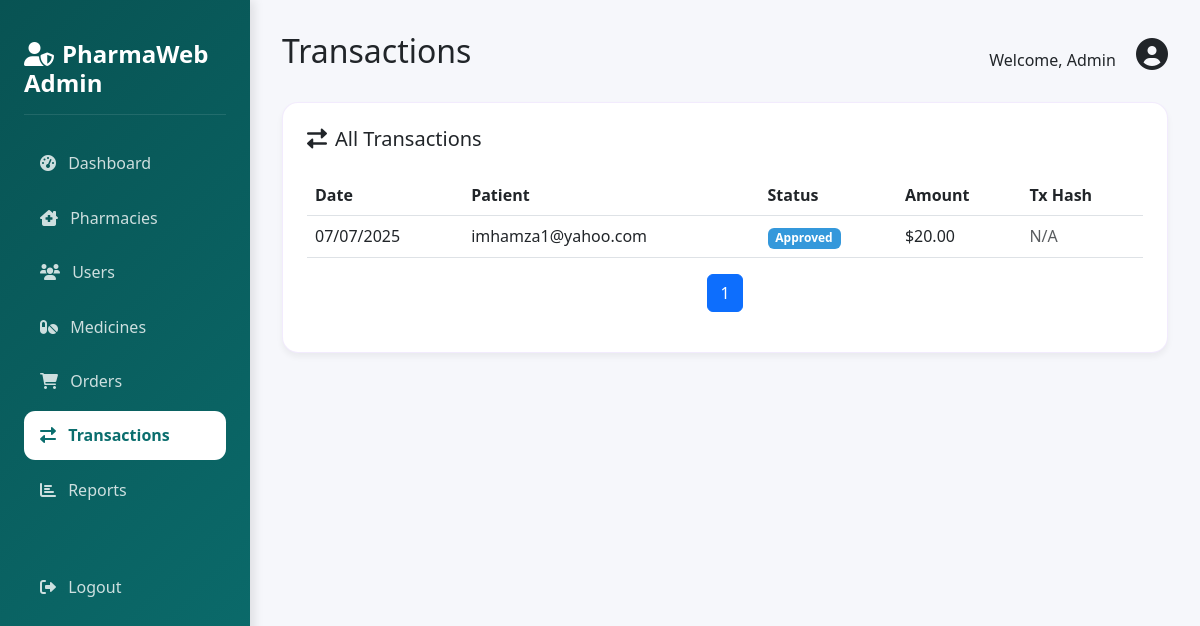
Page /admin/transactions.php (signed in) on the earlier database version.
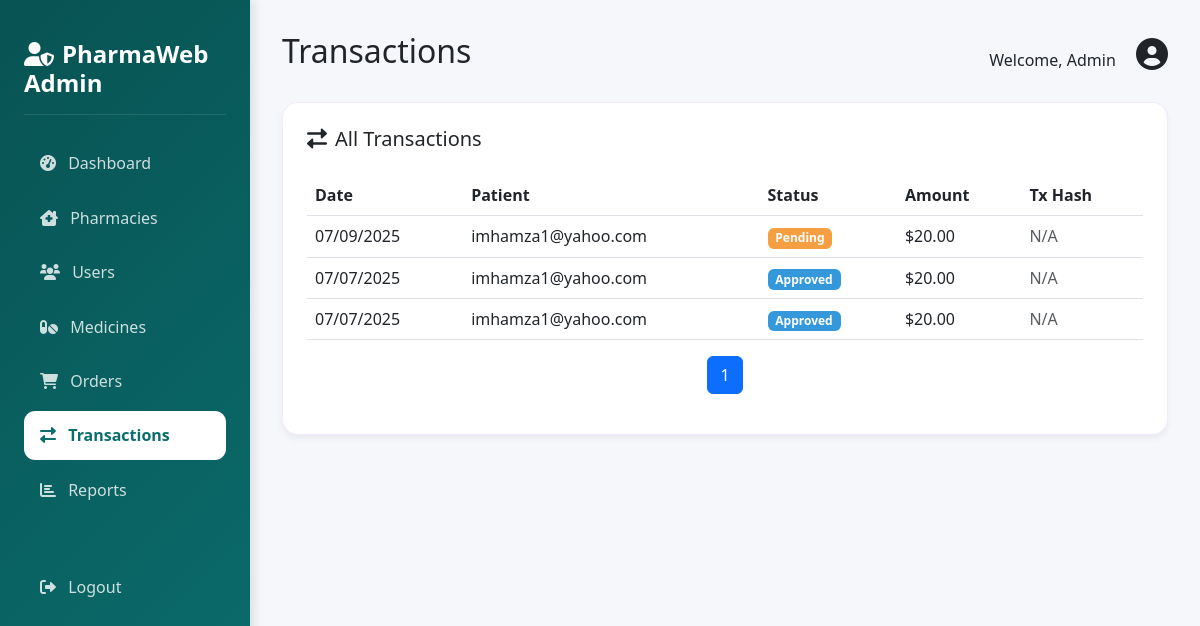
Same page on the later database version.
### tables this page shows
CREATE TABLE `orders` (
  `id` int(11) NOT NULL,
  `customer_id` int(11) DEFAULT NULL,
  `pharmacy_id` int(11) NOT NULL,
  `prescription_id` int(11) DEFAULT NULL,
  `total_amount` decimal(10,2) NOT NULL,
  `status` enum('pending','approved','rejected','completed','cancelled') DEFAULT 'pending',
  `payment_status` enum('pending','completed','failed') DEFAULT 'pending',
  `payment_method` enum('blockchain','hormuud','evc_plus','cash') DEFAULT 'blockchain',
  `phone_number` varchar(20) DEFAULT NULL,
  `ussd_session_id` varchar(50) DEFAULT NULL,
  `transaction_hash` varchar(255) DEFAULT NULL,
  `created_at` timestamp NOT NULL DEFAULT current_timestamp(),
  `payout_amount` decimal(10,2) DEFAULT NULL,
  `payout_tx_hash` varchar(255) DEFAULT NULL
);

CREATE TABLE `users` (
  `id` int(11) NOT NULL,
  `email` varchar(255) NOT NULL,
  `password` varchar(255) NOT NULL,
  `user_type` enum('admin','pharmacy','customer') NOT NULL,
  `metamask_address` varchar(42) DEFAULT NULL,
  `created_at` timestamp NOT NULL DEFAULT current_timestamp(),
  `updated_at` timestamp NOT NULL DEFAULT current_timestamp() ON UPDATE current_timestamp(),
  `user_hash` varchar(66) DEFAULT NULL,
  `tx_hash` varchar(66) DEFAULT NULL
);

### admin/transactions.php (the view, shortened to what this page needs)
<?php
require_once '../config/database.php';
$page = isset($_GET['page']) ? max(1, intval($_GET['page'])) : 1;
$per_page = 20;
$offset = ($page - 1) * $per_page;
$total = $conn->query("SELECT COUNT(*) FROM orders")->fetchColumn();
$total_pages = ceil($total / $per_page);
$transactions = $conn->query("
    SELECT o.*, u.email as customer_email
    FROM orders o
    JOIN users u ON o.customer_id = u.id
    ORDER BY o.created_at DESC
    LIMIT $per_page OFFSET $offset
")->fetchAll();
?>
<!DOCTYPE html>
<html lang="en">
<head>
    <link href="https://cdn.jsdelivr.net/npm/bootstrap@5.3.0/dist/css/bootstrap.min.css" rel="stylesheet">
    <link href="https://cdnjs.cloudflare.com/ajax/libs/font-awesome/6.0.0/css/all.min.css" rel="stylesheet">
    <link href="../assets/css/theme.css" rel="stylesheet">
</head>
<body>
    <div class="sidebar">
        <div class="sidebar-header">
            <h4><i class="fas fa-user-shield me-2"></i>PharmaWeb Admin</h4>
        </div>
        <nav>
            <a href="dashboard.php" class="nav-link">
                <i class="fas fa-tachometer-alt me-2"></i> Dashboard
            </a>
            <a href="pharmacies.php" class="nav-link">
                <i class="fas fa-clinic-medical me-2"></i> Pharmacies
            </a>
            <a href="users.php" class="nav-link">
                <i class="fas fa-users me-2"></i> Users
            </a>
            <a href="medicines.php" class="nav-link">
                <i class="fas fa-pills me-2"></i> Medicines
            </a>
            <a href="orders.php" class="nav-link">
                <i class="fas fa-shopping-cart me-2"></i> Orders
            </a>
            <a href="transactions.php" class="nav-link active">
                <i class="fas fa-exchange-alt me-2"></i> Transactions
            </a>
            <a href="reports.php" class="nav-link">
                <i class="fas fa-chart-bar me-2"></i> Reports
            </a>
            <a href="../logout.php" class="nav-link mt-5">
                <i class="fas fa-sign-out-alt me-2"></i> Logout
            </a>
        </nav>
    </div>
    <div class="main-content">
        <div class="d-flex justify-content-between align-items-center mb-4">
            <h2>Transactions</h2>
            <div class="user-info">
                <span class="me-3">Welcome, Admin</span>
                <i class="fas fa-user-circle fa-2x"></i>
            </div>
        </div>
        <div class="recent-activity">
            <h5 class="mb-4"><i class="fas fa-exchange-alt me-2"></i>All Transactions</h5>
            <table class="table table-hover align-middle">
                <thead>
                    <tr>
                        <th>Date</th>
                        <th>Patient</th>
                        <th>Status</th>
                        <th>Amount</th>
                        <th>Tx Hash</th>
                    </tr>
                </thead>
                <tbody>
                    <?php foreach ($transactions as $tx): ?>
                        <tr>
                            <td><?php echo date('m/d/Y', strtotime($tx['created_at'])); ?></td>
                            <td><?php echo htmlspecialchars($tx['customer_email']); ?></td>
                            <td>
                                <span class="badge <?php
                                    if ($tx['status'] === 'completed') echo 'badge-success';
                                    elseif ($tx['status'] === 'pending') echo 'badge-warning';
                                    else echo 'badge-info';
                                ?>">
                                    <?php echo ucfirst($tx['status']); ?>
                                </span>
                            </td>
                            <td>$<?php echo number_format($tx['total_amount'], 2); ?></td>
                            <td>
                                <?php if (!empty($tx['tx_hash'])): ?>
                                    <span style="font-family:monospace;font-size:0.95em;word-break:break-all;">
                                        <?php echo htmlspecialchars($tx['tx_hash']); ?>
                                    </span>
                                <?php else: ?>
                                    <span class="text-muted">N/A</span>
                                <?php endif; ?>
                            </td>
                        </tr>
                    <?php endforeach; ?>
                </tbody>
            </table>
            <nav aria-label="Page navigation">
                <ul class="pagination justify-content-center">
                    <?php for ($i = 1; $i <= $total_pages; $i++): ?>
                        <li class="page-item <?php if ($i == $page) echo 'active'; ?>">
                            <a class="page-link" href="?page=<?php echo $i; ?>"><?php echo $i; ?></a>
                        </li>
                    <?php endfor; ?>
                </ul>
            </nav>
        </div>
    </div>
</body>
</html>

Differences in the rows shown:
added orders: created_at "07/09/2025", customer.email "imhamza1@yahoo.com", status "Pending", total_amount "20.00"
added orders: created_at "07/07/2025", customer.email "imhamza1@yahoo.com", status "Approved", total_amount "20.00"
